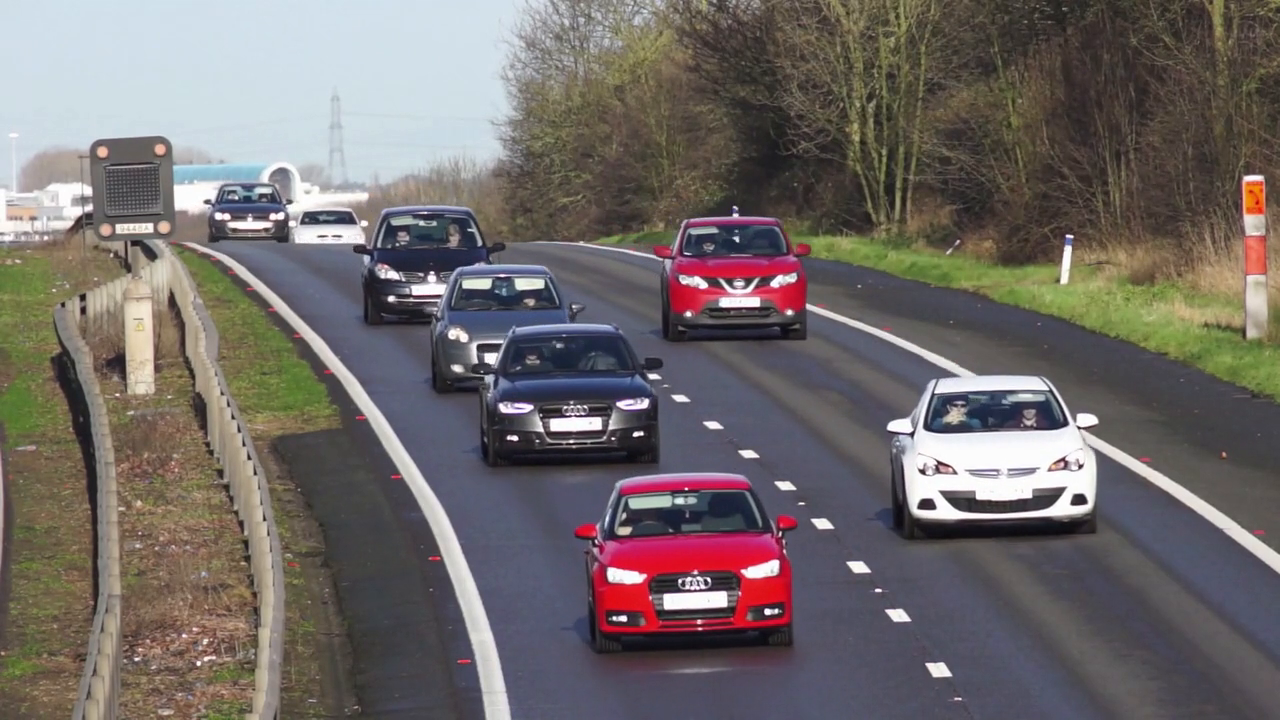
//> input picture frame 19 of cars.mp4, 1280 x 720 px
$ ./Quiz1   (built with g++ and OpenCV 4)
//> lines starting //> are read from the running program, lines starting //| are printed output that depends on the picture; after the words box and inside, x2 and y2 are one past the last pixel; in counts of white or black regions, pixels touching at a corner belong together
//
// Created by Alan on 2024/3/26.
//

/* Quiz
- 绘制光流
- 加载视频。
- 调用库函数寻找特征点。
- 调用库函数计算两帧图像中特征点的移动距离。
- 删除未移动的特征点。
- 在移动的点之间绘制线段。
使用openCV库和c++实现
*/

#include <opencv2/opencv.hpp>
#include <vector>
#include <iostream>
using namespace cv;
using namespace std;

int main() {
    // 加载视频
    VideoCapture cap("../cars.mp4");

    // 检测视频是否成功打开
    if (!cap.isOpened()) {
        cerr << "Error opening video file\n";
        return -1;
    }

    // 创建两个Mat对象，用于存储两帧图像
    Mat old_frame, old_gray;
    // 创建两个vector对象，用于存储特征点
    vector<Point2f> p0, p1; // Point2f: 2D point with floating-point coordinates

    // 拿取第一帧图像, 并转换为灰度图
    cap >> old_frame;
//> old_frame is the input picture: 720 rows x 1280 cols, CV_8UC3; mean B, G, R 104.5, 105.9, 112.5
    cvtColor(old_frame, old_gray, COLOR_BGR2GRAY);

    // 使用`goodFeaturesToTrack`从第一帧图像中提取特征点
    goodFeaturesToTrack(old_gray, p0, 100, 0.3, 7, Mat(), 7, false, 0.04);
//> p0 = 100 Points (x, y), first 12: [766, 611], [625, 618], [687, 586], [934, 507], [919, 506], [516, 438], [1073, 502], [702, 586], [1064, 460], [911, 435], [1080, 466], [693, 580]

    // 获取视频的属性
    int frame_width = static_cast<int>(cap.get(cv::CAP_PROP_FRAME_WIDTH)); // 宽
    int frame_height = static_cast<int>(cap.get(cv::CAP_PROP_FRAME_HEIGHT)); // 高
    double fps = cap.get(cv::CAP_PROP_FPS); // 帧率

    // 创建视频写入对象, 用于存储最后的结果
    cv::VideoWriter videoWriter("../Quiz1/output.mp4", cv::VideoWriter::fourcc('m', 'p', '4', 'v'),
                           fps, cv::Size(frame_width, frame_height), true);

    // 检测视频写入对象是否成功打开
    if (!videoWriter.isOpened()) {
        std::cerr << "Error opening video writer" << std::endl;
        return -1;
    }

    // 创建一个mask图像, 用于绘制
    Mat mask = Mat::zeros(old_frame.size(), old_frame.type());

    while(true) { // 循环读取视频帧
        Mat frame, frame_gray; // 创建两个Mat对象, 用于存储当前帧图像和灰度图
        cap >> frame; // 读取视频帧
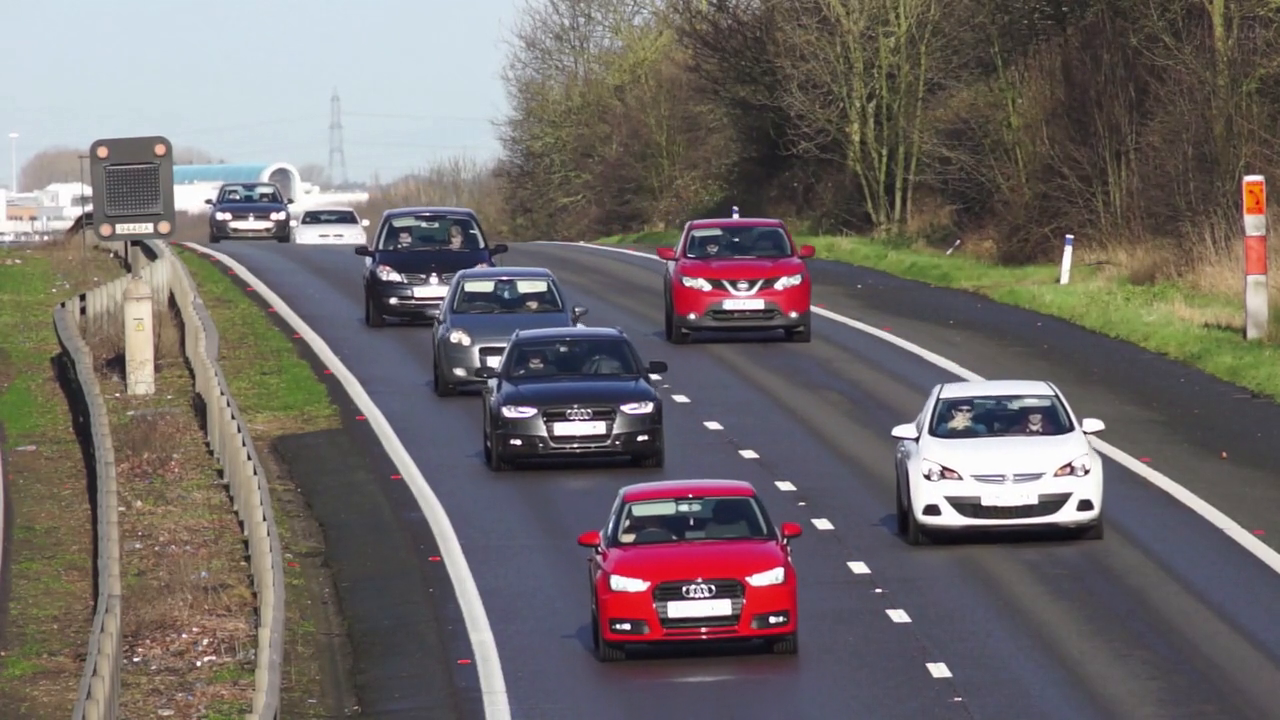
//> input picture frame 20 of cars.mp4, 1280 x 720 px
//> frame is the input picture: 720 rows x 1280 cols, CV_8UC3; mean B, G, R 104.7, 106, 112.8
        if (frame.empty()) { // 如果视频帧为空, 退出循环
            break;
        }
        cvtColor(frame, frame_gray, COLOR_BGR2GRAY); // 将当前帧图像转换为灰度图
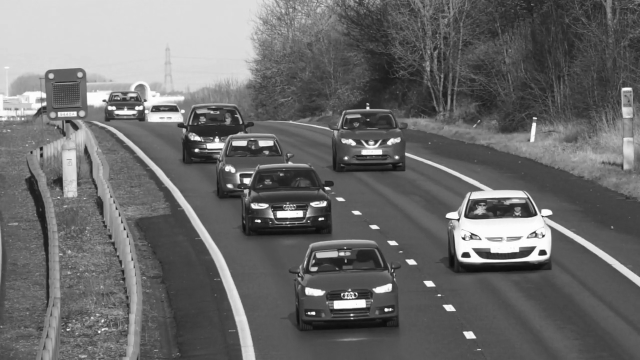
//> frame_gray: 720 rows x 1280 cols, CV_8UC1 (shown at 1/2 size); min 2, max 255, mean 107.9


        // 计算光流
        vector<uchar> status; // 创建一个vector对象, 用于存储特征点的状态
        vector<float> err; // 创建一个vector对象, 用于存储特征点的误差

        // 使用`calcOpticalFlowPyrLK`, 计算两帧图像中特征点的移动距离
        // status: 0表示特征点i没有移动, 1表示特征点i移动了
        // err: 特征点i的误差
        calcOpticalFlowPyrLK(old_gray, frame_gray, p0, p1, status, err);
//> p1 = 100 Points (x, y), first 12: [770.7, 618.9], [628.5, 626], [691.2, 593.7], [939, 512.7], [924, 511.7], [519.3, 442], [1079, 507.7], [706.2, 593.7], [1070.1, 465.3], [916, 440.1], [1086.2, 471.5], [697.1, 587.7]; status = 100 values from 1 to 1; err = 100 values, max 17.48 at index 92, min 0 at index 66, mean 3.78


        // 遍历特征点, 选择好的特征点, 并绘制线段
        for (uint i = 0; i < p0.size(); i++) {

            // Select good points
            if (status[i] == 0) { // 如果status[i] == 0, 表示特征点i没有移动
                // 如果特征点i没有移动, 删除特征点i
                p0.erase(p0.begin() + i);
                p1.erase(p1.begin() + i);
                continue;
            }
            // 如果特征点i移动了, 绘制线段
            line(mask, p1[i], p0[i], Scalar(0, 255, 0), 2);
            // line(img, pt1, pt2, color[, thickness[, lineType[, shift]]])
            // thickness: 线的宽度

            // 绘制特征点
            circle(frame, p1[i], 5, Scalar(0, 255, 0), -1);
            // circle(img, center, radius, color[, thickness[, lineType[, shift]]])}
            // thickness = -1: 表示填充圆
        }
//> this loop made 100 passes
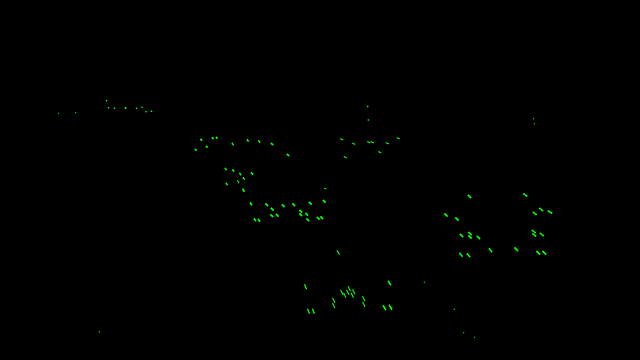
//> mask: 720 rows x 1280 cols, CV_8UC3 (shown at 1/2 size); mean B, G, R 0, 0.6, 0
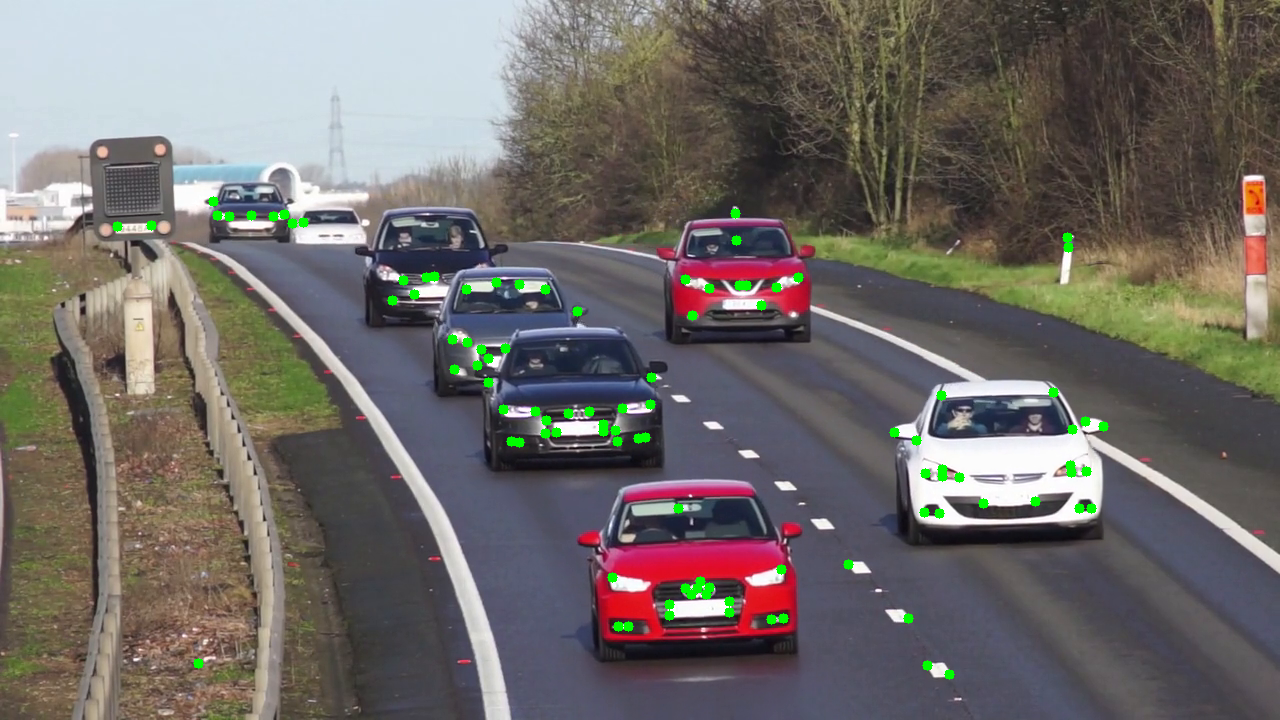
//> frame: 720 rows x 1280 cols, CV_8UC3; 0.86% of pixels changed, all inside (x1, y1, x2, y2) = (112, 196, 1109, 680)


        Mat img; // 创建一个Mat对象, 用于存储最终结果
        add(frame, mask, img); // 将frame和mask相加, 存储到img中
        videoWriter.write(img); // 将img写入到视频中

        imshow("Frame", img); // 显示每一帧的img, 最终效果为视频
        int keyboard = waitKey(30); // 等待30ms, 如果按下键盘, 则退出循环
//> the 'q' key is pressed
        if (keyboard == 'q' || keyboard == 27)
            break;

        // 更新old_gray和p0
        old_gray = frame_gray.clone(); // 更新old_gray
        p0 = p1; // 更新p0,

    }
    // 释放资源
    videoWriter.release();
    cap.release();
    destroyAllWindows();
    return 0;
}

$ run again, starting later in the video
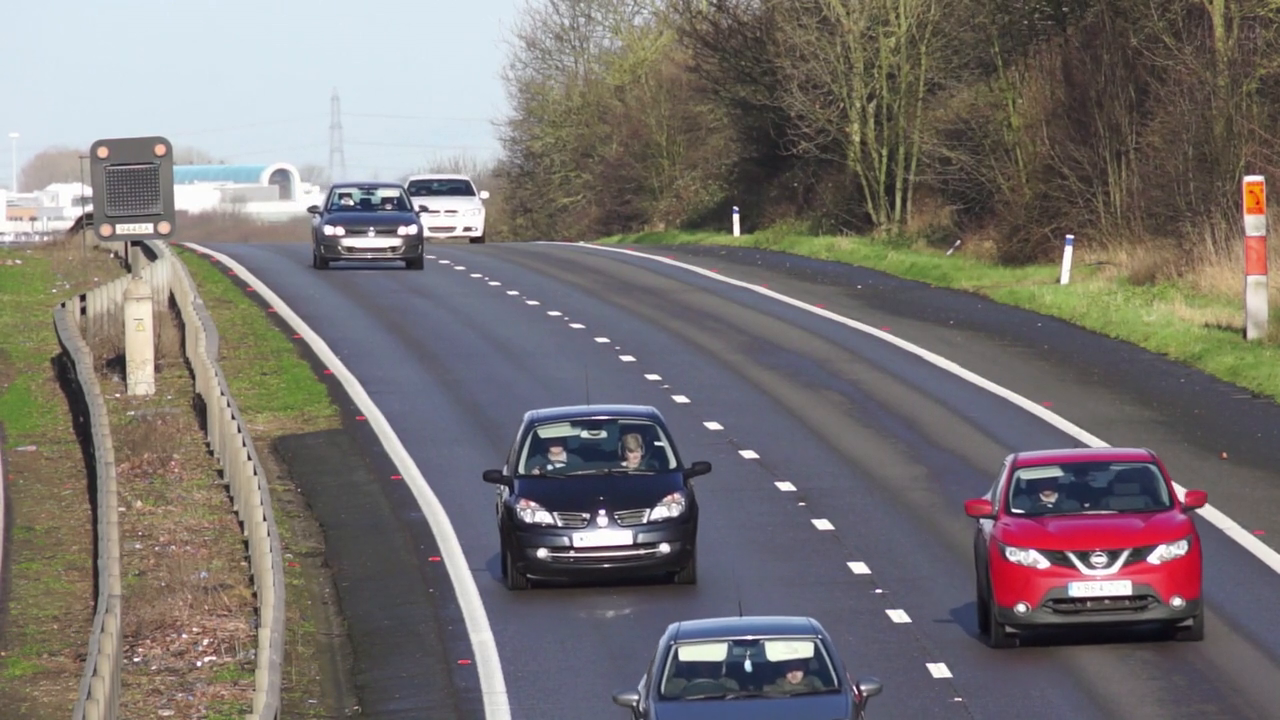
//> input picture frame 89 of cars.mp4, 1280 x 720 px
//> old_frame is the input picture: 720 rows x 1280 cols, CV_8UC3; mean B, G, R 112.9, 114.5, 119.8
//> p0 = 100 Points (x, y), first 12: [602, 512], [735, 212], [417, 210], [352, 203], [400, 232], [554, 514], [342, 232], [473, 193], [648, 510], [630, 541], [198, 663], [644, 520]
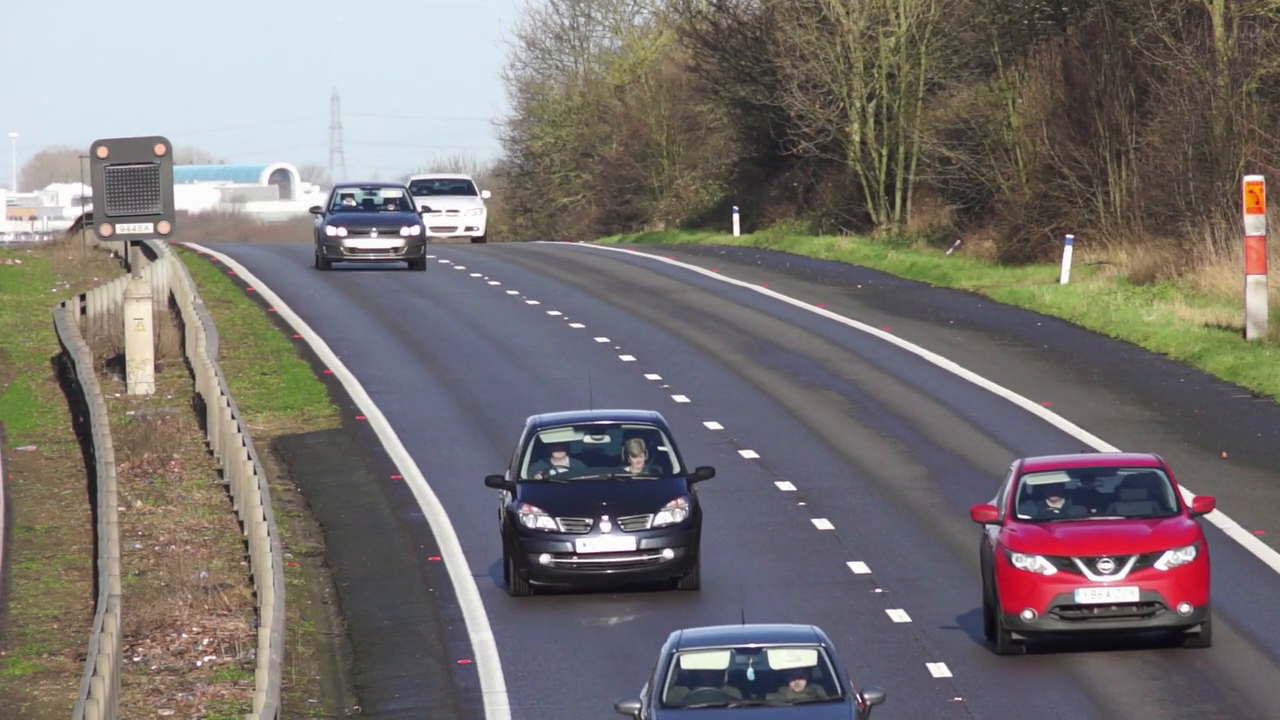
//> input picture frame 90 of cars.mp4, 1280 x 720 px
//> frame is the input picture: 720 rows x 1280 cols, CV_8UC3; mean B, G, R 112.6, 114.4, 119.7
//> p1 = 100 Points (x, y), first 12: [605.1, 517.7], [734.9, 211.7], [419.6, 210.5], [354.3, 203.5], [402.6, 232.7], [556.7, 519.4], [344.3, 232.7], [474.7, 192.6], [651.5, 515.4], [633.3, 546.7], [198, 662.5], [647.5, 525.5]; status = 100 values from 1 to 1; err = 100 values, max 12.61 at index 91, min 0.78 at index 97, mean 3.16
//> the loop `for (uint i = 0; i < p0.size(); i++)` made 100 passes
//> after the loop `for (uint i = 0; i < p0.size(); i++)`:
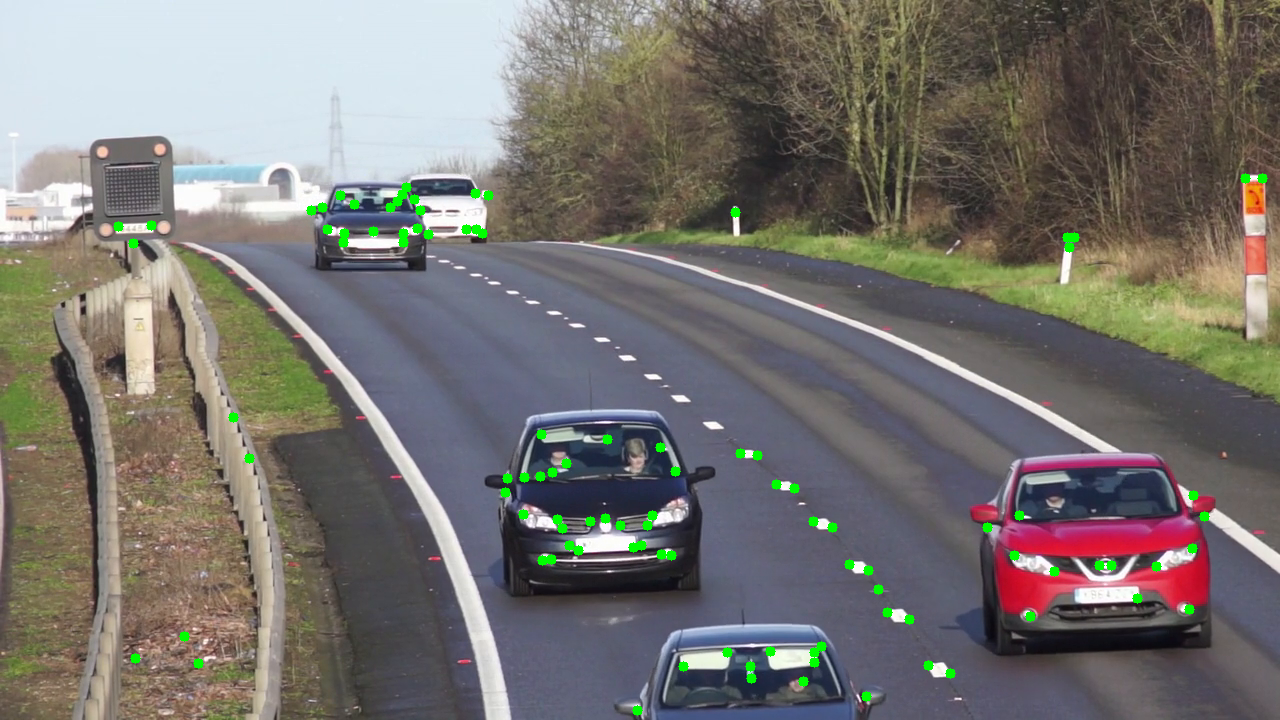
//> frame: 720 rows x 1280 cols, CV_8UC3; 0.87% of pixels changed, all inside (x1, y1, x2, y2) = (113, 173, 1268, 716)
